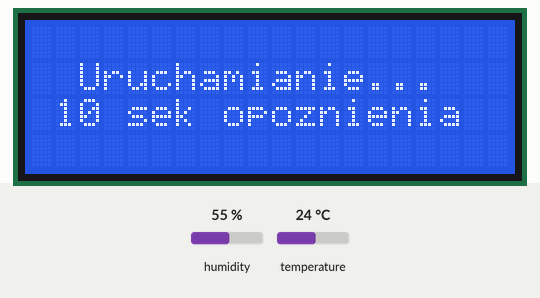
The sketch below on a simulated ESP8266 (NodeMCU). Parts: 20×4 character LCD. Inputs (shaded band) come from the test bench; at power-on: humidity 55 %, temperature 24 °C. WiFi joins after 1.5 s; servers stay silent unless stated; uploads are accepted with an empty reply; what the sketch prints to the serial monitor is not drawn.

Above: at 0.1 s.
At 10.3 s:
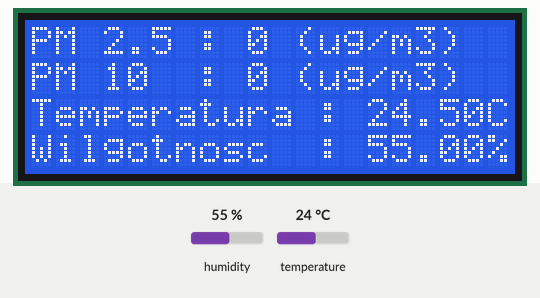

The sketch:

PM25_PM10_TEMP_HUMIDITY_ESP8266.ino
```cpp
                                                                                                                              // Author: Pawel Kupiec, University of Gdansk

#include <SoftwareSerial.h>                                                                                                   // Serial display library for PMS7003 data
#include <LiquidCrystal_I2C.h>                                                                                                // 20 x 4 LCD display library
#include "PMS.h"                                                                                                              // PMS7003 PM2.5 & PM10 laser sensor library
#include "DHT.h"                                                                                                              // DHT Temp & Humidity sensor libraty
#include <ESP8266WiFi.h>
#include <WiFiClientSecure.h>

#define PMS7003_TX          D5                                                                                                // GPIO12
#define PMS7003_RX          D6                                                                                                // GPIO14
#define PMS7003_PREAMBLE_1  0x42                                                                                              // From PMS7003 datasheet
#define PMS7003_PREAMBLE_2  0x4D
#define PMS7003_DATA_LENGTH 31

#define SENSOR D3                                                                                                             // DHT Sensor PIN
#define MODEL DHT11                                                                                                           // DHT Sensor model (DHT11)

const static int pause = 600000;                                                                                              // Instructions delay (miliseconds)
                                                                                                                              // 1 sec = 1 000 ms
                                                                                                                              // 1 min = 60 000 ms
                                                                                                                              // 10 min = 600 000 ms
                                                                                                                              // 30 min = 1 800 000 ms
                                                                                                                              // 1 hour = 3 600 000 ms

int PM25, PM10;                                                                                                               // Values for PM2.5 & PM10 readings


const char* ssid = "Orange_Swiatlowod_A7A0";                                                                                  // WIFI Connection
const char* password = "g2Zw524L4DaeWHPYar";

// const char* ssid = "iPhone (Paweł)";                                                                                       // Hotspot currently not working, dunno why
// const char* password = "00000000";

const char* host = "script.google.com";                                                                                       // HOST & HTTPS Port
const int httpsPort = 443;


WiFiClientSecure client;                                                                                                      // WIFI Secure Client Creator


String GAS_ID = "AKfycbwNRitu3Uvh_WGptCPrvSQZY2--Qf69BJnSq15xsCWW1nAIWUgG57SS6wvubazKYpW9";                                   // Google Script Acces ID

void send_to_spreadsheet(float temperature, float humidity, float PM25, float PM10);                                          // Function which is sending data to a Google Sheet

DHT dht(SENSOR, MODEL);                                                                                                       // Initializing/Constructing DHT sensor object

LiquidCrystal_I2C lcd(0x27,2, 1, 0, 4, 5, 6, 7, 3, POSITIVE);                                                                 // Initializing/Constructing LCD display object

SoftwareSerial _serial(PMS7003_TX, PMS7003_RX);                                                                               // PMS object construction |  RX, TX connections with ESP8266

void readSensor();                                                                                                            // Reading data from PMS7003

void setup()                                                                                                                  // Initial settings
{
  lcd.begin(20, 4);                                                                                                           // Initializing 20x4 LCD display
  lcd.setCursor(2,1);                                                                                                         // Setting cursor on 2nd row & 6th row (indexing from 0)
  lcd.print(F("Uruchamianie..."));                                                                                            // Displaying text on an LCD screen
  lcd.setCursor(1,2);
  lcd.print(F("10 sek opoznienia"));

  Serial.begin(115200);                                                                                                       // Serial monitor default settings for debugging on an ESP8266
  _serial.begin(9600);                                                                                                        // "Serial monitor" settings for communicating with a PMS7003 sensor
  dht.begin();                                                                                                                // Initializing a DHT sensor

  delay(10000);

  WiFi.begin(ssid, password);                                                                                                 // WIFI Connection to a router / hotspot

                                                                                                                              // if not connected - loop a "." print
/*                                                                                                                            // instead, values are just not printing into spreadsheet, "connection failed" text showing in the monitor
  while (WiFi.status() != WL_CONNECTED) {
    Serial.print(".");
    digitalWrite(LED_BUILTIN, LOW);
    delay(200);
    digitalWrite(LED_BUILTIN, HIGH);
    delay(200);

  }
*/

  digitalWrite(LED_BUILTIN, HIGH);                                                                                            // If WIFI connection is succesfull, turn of LED and write:
  Serial.println("");
  Serial.print("Successfully connected to : ");
  Serial.println(ssid);
  Serial.println();
  client.setInsecure();

  lcd.clear();                                                                                                                // Clearing screen before showing values from the loop function
}

void loop()
{
  float humidity = dht.readHumidity();                                                                                        // Reading humidity from the DHT sensor
  float temperature = dht.readTemperature() + 0.5;                                                                            // Reading temperature from the DHT sensor

  readSensor();                                                                                                               // Working/Correct PMS function
  Serial.print(F("\nPM_2.5 (μg / m³): "));
  Serial.println(PM25);
  Serial.print(F("\nPM_10 (μg / m³) : "));
  Serial.println(PM10);
  Serial.print(F("\nTemperature (°C) : "));
  Serial.println(temperature);
  Serial.print(F("\nHumidity (%) : "));
  Serial.println(humidity);
  Serial.print(F("\n----------------------------- : "));

  lcd.setCursor(0, 0);
  lcd.print("PM 2.5 : " + String(PM25) + " (ug/m3)");                                                                         // Printing PMx values on the display
  lcd.setCursor(0, 1);
  lcd.print("PM 10  : " + String(PM10) + " (ug/m3)");

  lcd.setCursor(0, 2);
  if (isnan(temperature)) {                                                                                                    // If the temperature is not read correctly
    lcd.print(F("Temperatura : NaN"));
    return;
  }

  else {
    lcd.print("Temperatura : " + String(temperature) + "C");                                                                   // If the temperature variable value is right
  }

  lcd.setCursor(0, 3);
  if (isnan(humidity)) {                                                                                                       // If the humidity is not read correctly
    lcd.print(F("Wilgotnosc : NaN"));
    return;
  }

    else {
      lcd.print("Wilgotnosc  : " + String(humidity) + "%");                                                                    // If the humidity variable value is right
    }

  send_to_spreadsheet(temperature, humidity, PM25, PM10);                                                                      // Sending Data to a Google Spreadsheet

  delay(pause);                                                                                                                // Pause for 10 seconds before next "iteration"
}

void readSensor() {                                                                                                            // Function that changes PM25 and PM10 variables values to accurate data given from PMS sensor
                                                                                                                               // Stolen from the internet, can't exactly tell what it does

  int checksum = 0;
  unsigned char pms[32] = {0,};

  while( _serial.available() &&                                                                                                // Solve trouble caused by delay function
      _serial.read() != PMS7003_PREAMBLE_1 &&
      _serial.peek() != PMS7003_PREAMBLE_2 ) {
  }

  if( _serial.available() >= PMS7003_DATA_LENGTH ){                                                                             // If serial data is not smaller than data length, then do:
    pms[0] = PMS7003_PREAMBLE_1;                                                                                                // first element is PMS Preamble
    checksum += pms[0];                                                                                                         // Increase checksum

    for(int j=1; j<32 ; j++){                                                                                                   // For max 32 value length word
      pms[j] = _serial.read();                                                                                                  // J indexed element is element read from serial sensor
      if(j < 30)                                                                                                                // If index is smaller than 30, then increase checksum by J indexed element
        checksum += pms[j];
    }
    _serial.flush();
    if( pms[30] != (unsigned char)(checksum >> 8)                                                                               // If thirty first element is not a checksum positive character moved by 8 bits to the right (divided by 2^8)
      || pms[31] != (unsigned char)(checksum) ){                                                                                // Or if thirty second element is not a checksum positive character, then
      Serial.println("Checksum error");
      return;
    }
    if( pms[0] != 0x42 || pms[1] != 0x4d ) {                                                                                    // If first character is not 66 / B or second character is not 77 / M, then
      Serial.println("Packet error");
      return;
    }

    PM25 = makeWord(pms[12],pms[13]);                                                                                           // PM25 value is 16 bit word created from 2 bit words (from value under pms[12] and another one from pms[13])
    PM10 = makeWord(pms[14],pms[15]);                                                                                           // PM10 value is 16 bit word created from 2 bit words (from value under pms[14] and another one from pms[15])
  }
}

void send_to_spreadsheet(float temperature, float humidity, float PM25, float PM10) {

                                                                                                                                // Connecting to Google Host
  if (!client.connect(host, httpsPort)) {
    Serial.println("connection failed");
    return;
  }


  String str_temperature =  String(temperature);                                                                                // Writing characters to Google Spreadsheets
  String str_humidity =  String(humidity);
  String str_PM25 = String(PM25);
  String str_PM10 = String(PM10);
                                                                                                                                // &temmperature, &humidity, etc. - writing values to a google spreadsheet cells

  String url = "/macros/s/" + GAS_ID + "/exec?temperature=" + str_temperature + "&humidity=" + str_humidity + "&PM25=" + str_PM25 + "&PM10=" + str_PM10;

                                                                                                                                // Sending GET Request (Method)
  client.print(String("GET ") + url + " HTTP/1.1\r\n" +
         "Host: " + host + "\r\n" +
         "User-Agent: BuildFailureDetectorESP8266\r\n" +
         "Connection: close\r\n\r\n");

                                                                                                                                // Checking if the data wes sent succesfully
  while (client.connected()) {
    String line = client.readStringUntil('\n');
    if (line == "\r") {
      Serial.println("headers received");
      break;
    }
  }

  String line = client.readStringUntil('\n');
  if (line.startsWith("{\"state\":\"success\"")) {
    Serial.println("esp8266/Arduino CI successfull!");
  } else {
  // Serial.println("esp8266/Arduino CI has failed");
  }
}
```
